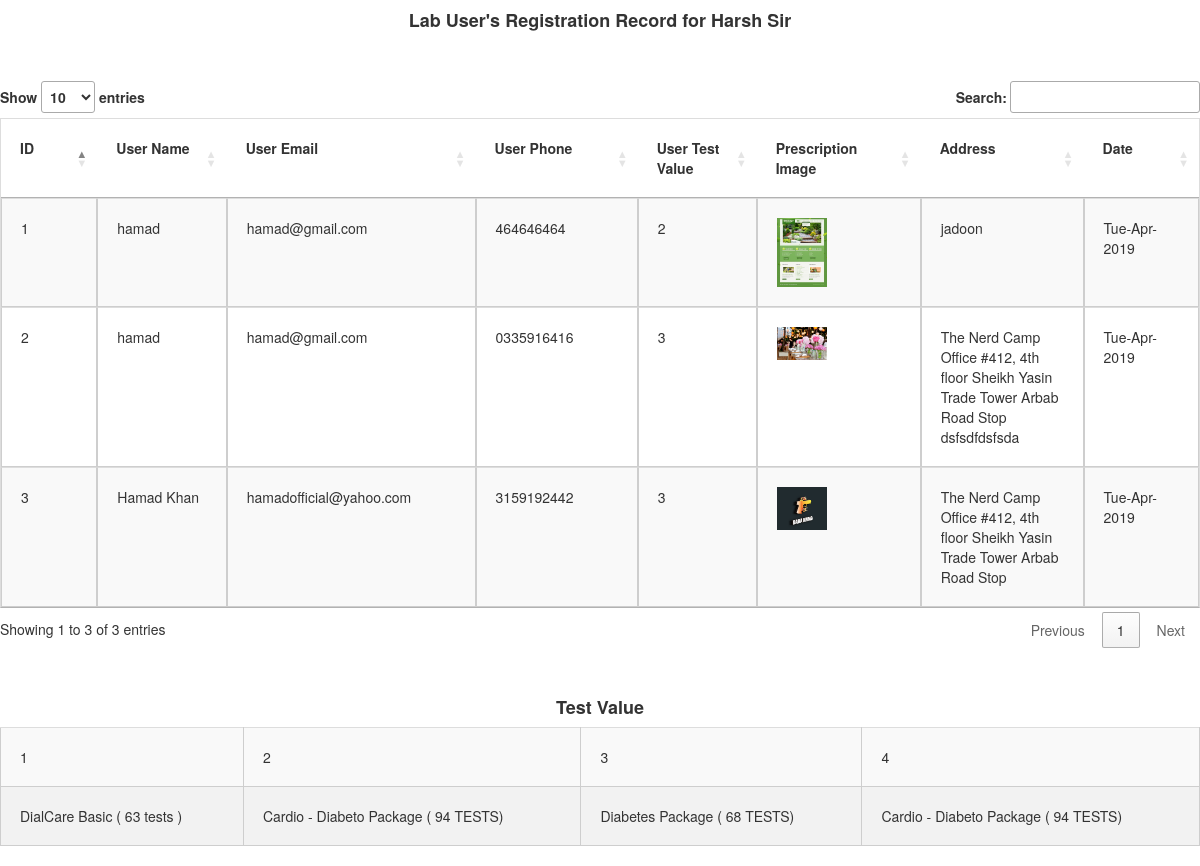
Page /iframe.php on the committed database.
### tables this page shows
CREATE TABLE `userdata` (
  `user_id` int(11) NOT NULL,
  `user_name` varchar(200) NOT NULL,
  `user_email` varchar(200) NOT NULL,
  `user_phone` varchar(200) NOT NULL,
  `user_test_value` varchar(250) NOT NULL,
  `prescription` varchar(255) NOT NULL,
  `address` text NOT NULL
);

### iframe.php (the view, shortened to what this page needs)
<?php
include('connection.php');
?>
<!DOCTYPE html>
<html lang="en">
<head>
 <link rel="stylesheet" href="https://maxcdn.bootstrapcdn.com/bootstrap/3.3.7/css/bootstrap.min.css">
<link rel="stylesheet" href="//cdn.datatables.net/1.10.19/css/jquery.dataTables.min.css">
 <link rel="stylesheet" href="table.css">
</head>
<body>
<div class="text-center"><h4><strong>Lab User's Registration Record for Harsh Sir</strong></h4></div>
<div style="overflow-x:auto;">
<br><br>
<table class="table table-striped" id="datatable">
<thead>
<th>ID</th>
<th>User Name</th>
<th>User Email</th>
<th>User Phone</th>
<th>User Test Value</th>
<th>Prescription Image</th>
<th>Address</th>
<th>Date</th>
</thead>
<?php
 $query = "select * from userdata";
 $run = mysqli_query($connection,$query);
 while($row=mysqli_fetch_array($run)){
  ?>
<tr class="custom_width">
 <td><?php echo $row['user_id'];?></td>
 <td><?php echo substr($row['user_name'],0,25);?></td>
 <td><?php echo $row['user_email'];?></td>
 <td><?php echo $row['user_phone'];?></td>
 <td><?php echo $row['user_test_value'];?></td>
 <td><img src="<?php echo $row['prescription'];?>" alt="" width="50px"></td>
 <td><?php echo $row['address'];?></td>
<td><?php echo date('D-M-Y');?></td>
</tr>
 <?php  }?>
</table>
<br><br>
<caption class="text-center"><h4 class="text-center" style="margin-left:0%; font-weight:bolder;">Test Value</h4></caption>
<table class="table table-striped">
<tr>
 <td>1</td>
 <td>2</td>
 <td>3</td>
 <td>4</td>
</tr>
<tr>
 <td>DialCare Basic ( 63 tests )</td>
 <td>Cardio - Diabeto Package ( 94 TESTS)
</td>
 <td>Diabetes Package ( 68 TESTS)</td>
 <td>Cardio - Diabeto Package ( 94 TESTS)</td>
</tr>
</table>
 </div>
</body>
</html>

### table.css (style rules this page uses)
table { border-collapse: collapse; border-spacing: 0; width: 100%; border: 1px solid #ddd; }
th, td { text-align: left; }
td { border:1px solid #cecece; }
tr:nth-child(even) { background-color: #f2f2f2 }
.custom_width td { width:2% !important; }
.table>tbody>tr>td, .table>tbody>tr>th, .table>tfoot>tr>td, .table>tfoot>tr>th, .table>thead>tr>td, .table>thead>tr>th { padding: 19px !important; line-height: 1.42857143; vertical-align: top; border-top: 1px solid #ddd; }

### rows in the picture
userdata: user_id "1", user_name "hamad", user_email "hamad@gmail.com", user_phone "464646464", user_test_value "2", prescription (picture), address "jadoon"
userdata: user_id "2", user_name "hamad", user_email "hamad@gmail.com", user_phone "0335916416", user_test_value "3", prescription (picture), address "The Nerd Camp Office #412, 4th floor Sheikh Yasin Trade Tower Arbab Road Stop dsfsdfdsfsda"
userdata: user_id "3", user_name "Hamad Khan", user_email "hamadofficial@yahoo.com", user_phone "3159192442", user_test_value "3", prescription (picture), address "The Nerd Camp Office #412, 4th floor Sheikh Yasin Trade Tower Arbab Road Stop"
